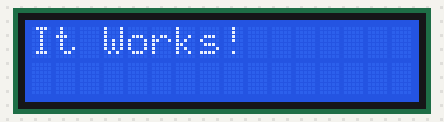
This program was run on a simulated Raspberry Pi Pico running MicroPython. Shown: 16×2 character LCD. Library files of the repository ran but are not shown: pico_i2c_lcd.py; what the program prints to the serial console is not drawn.

Above: at 0.2 s.
At 5.3 s:
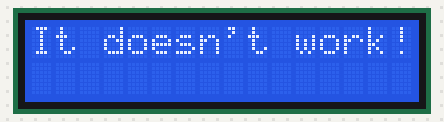

The program:

main.py
```python
# project link to wokwi:
# https://wokwi.com/projects/444049405338768385

# Download the lcd and pico_12c libraries from:
# https://www.instructables.com/RPI-Pico-I2C-LCD-Control/
# https://github.com/T-622/RPI-PICO-I2C-LCD

# other useful information:
# https://docs.micropython.org/en/latest/library/machine.I2C.html
# https://docs.wokwi.com/parts/wokwi-lcd1602

# components:
# rasberry pi pico wifi
# LCD 16x2 (I2C)

import time
import machine
# pico_i2c_lcd.py is the file name, while I2cLcd is the class name
from pico_i2c_lcd import I2cLcd


time.sleep(0.1) # Wait for USB to become ready

# params: id of monitor, scl pin, data pin, freq (recommendation 100k hz for lcd monitor)
sda=machine.Pin(0)
scl=machine.Pin(1)
i2c=machine.I2C(0,sda=sda, scl=scl, freq=100000)
print(i2c.scan()) # prints 39, transform to hexadecimal = 2*16+7 = 0x27

# params (can be seen in T-622 repo's test file)
# params: name of i2c connection, i2c memory address, rows, columns
lcd = I2cLcd(i2c, 0x27, 2, 16)

while True:
  lcd.putstr("It Works!")
  time.sleep(5)
  lcd.clear()
  lcd.putstr("It doesn't work!")
  time.sleep(5)
  lcd.clear()


print("Hello, Pi Pico W!")
```

Measured:
- what the display in image 0 shows lasts 5.0 s, from 0.2 s to 5.2 s
